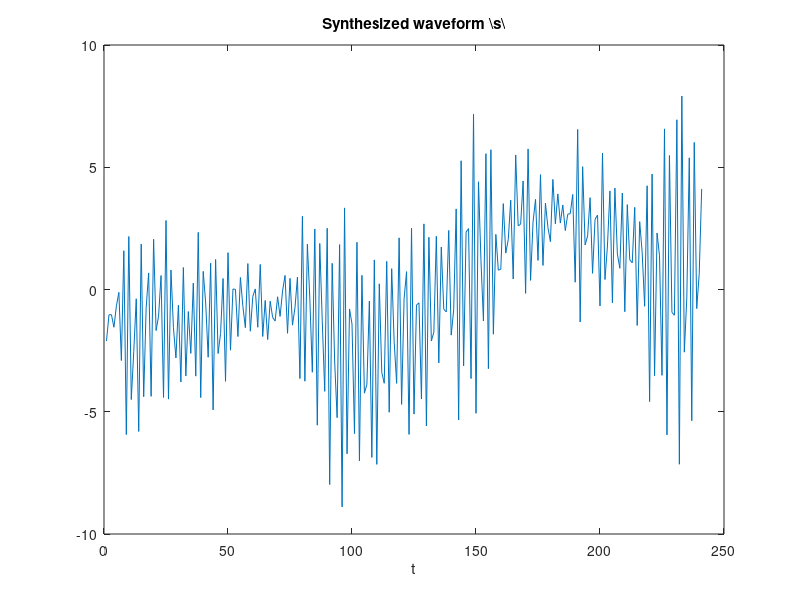

The MATLAB script that drew this image:
% for p=10 model of sound 's'
a = [1,1.63614982448397,0.882745291534022,-0.174884140926944,-0.253039240829985,-0.370752035574149,-0.381388031674158,-0.255543293068461,0.00507731220266254,0.124808255685261,0.134048946480061;];
sigma = sqrt(0.011294540783375);
Fs = 8000;

% Generating the white noise signal
wgnoise = wgn(8000,1,sigma.^2);

S = zeros(8000,1);

for i=11:8000,
    S(i) = wgnoise(i)- S(i-1:-1:i-10)'*a(2:end)';
end

Sd = zeros(8000,1);
Sd(1) = S(i);
for i=11:8000,
    Sd(i) = 0.975*Sd(i-1) + S(i);
end

Ssyn = Sd(11:2410);
figure(1)
plot(Ssyn(500:740))
title('Synthesized waveform \s\')
xlabel('t')


